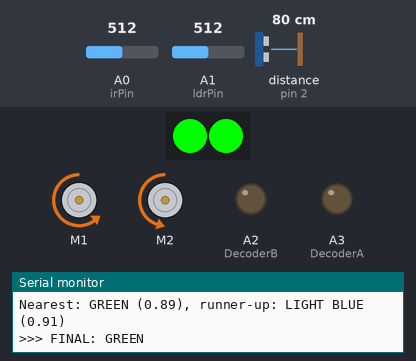
This sketch was run on a simulated Arduino Uno, built with avr-gcc and run on an emulated ATmega328P. On the bench: 2 RGB LEDs in strip order, left to right, 2 × DC motor (green arrow = forward, orange = backward, longer = faster), output pins drawn as LEDs (lit = HIGH), the last lines printed to the serial monitor. Dashed ring = blinking. The inputs (shaded band) are chosen by the test bench; at power-on: distance to the obstacle (sensor on pin 2) 80 cm, A0 (irPin) = 512, A1 (ldrPin) = 512.

Above: at 1.3 s.
1.4 s: distance to the obstacle (sensor on pin 2) set to 10 cm
4.4 s: distance to the obstacle (sensor on pin 2) set to 7 cm
At 5.13 s:
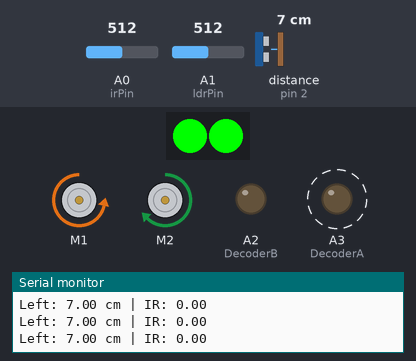
7.4 s: distance to the obstacle (sensor on pin 2) set to 18 cm
At 8.08 s:
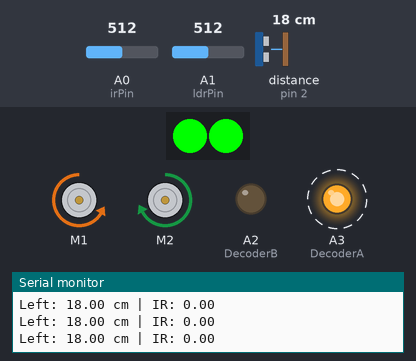
10.4 s: distance to the obstacle (sensor on pin 2) set to 2 cm
At 10.73 s:
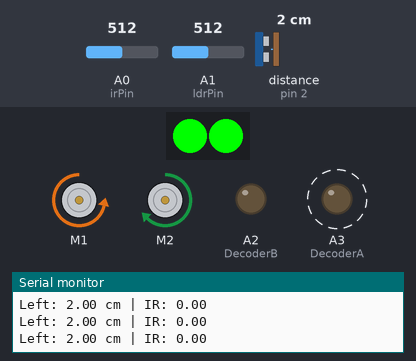
Timing chart, 0 to 14.4 s (numbered marks = the images above; inputs shaded):
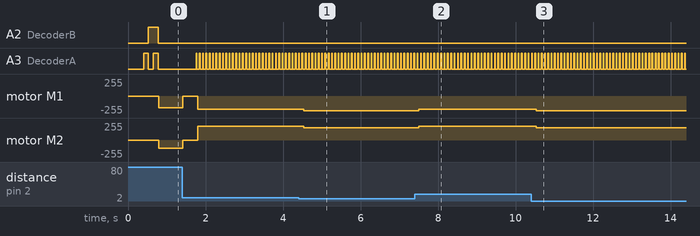

Measured:
- the behaviour switches between 9 and 8 cm on distance to the obstacle (sensor on pin 2) (found by bisection; images 0 and 1)
- after the input at 4.4 s, motor M1: backward 200/255 → backward 220/255 after 0.13 s; motor M2: forward 205/255 → forward 185/255 after 0.13 s
- after the input at 7.4 s, motor M1: backward 220/255 → backward 200/255 after 0.10 s; motor M2: forward 185/255 → forward 205/255 after 0.10 s
- after the input at 10.4 s, motor M1: backward 200/255 → backward 220/255 after 0.14 s; motor M2: forward 205/255 → forward 185/255 after 0.14 s
- by itself, A3 (DecoderA): alternates HIGH for 0.02 s and LOW for 0.06 s

The sketch:

mbot_CAA_4112026.ino
```cpp
// ================== A-MAZE-ING RACE: FINAL ==================
// Colour detection: NORMALISED readings (0 = black paper, 1 = white paper).
// BEFORE UPLOADING:
//   1. Check RAW_REF and BLACK_REF are fresh (from colour_test_avg.ino).
//   2. Paste your teammate's turn timings.
//   3. Choose USE_PID (0 = nudges, 1 = PID).

#define SERIAL_DEBUG          // UNCOMMENT to print colour + wall debug info (Serial Monitor 115200)

#define USE_PID 0            // 0 = nudgeLeft/nudgeRight method, 1 = PID wall following
#define COLOUR_SAMPLES 1        // readings averaged per marker (3 = more stable, ~1 s slower per marker)
#define USE_GREEN_BLUE_SPLIT 0  // 1 = ratio tie-breaker for green vs light blue
#define USE_PINK_WHITE_SPLIT 0  // 1 = ratio tie-breaker for pink vs white

#include <MeMCore.h>

MeDCMotor leftMotor(M1);  // assigning leftMotor to port M1
MeDCMotor rightMotor(M2); // assigning RightMotor to port M2
MeLineFollower lineFinder(PORT_1);
#define motorStopLeft 0
#define motorStopRight 0
#define motorForwardLeft -125
#define motorForwardRight 120
#define motorReverseLeft 125
#define motorReverseRight -120

#define turnLeftTime 620
#define turnRightTime 620
#define gridTime 1000 //time to travel one grid
#define doubleTurnStraight 1215
#define nudgeCorrection 30
#define motorStopTime 300
MeRGBLed led(7, 2);

//ULTRASONIC SENSOR
MeUltrasonicSensor ultrasonic(PORT_2);
#define ultrasonicMin 1   // min valid reading (filters out failed 0 readings)
#define ultrasonicMax 17  // above this = no left wall

#define tooCloseLeft 8.5
#define irTooClose -600

// ================= PID (wall following on the LEFT ultrasonic) =================
#define targetLeft 12.0      // cm from left wall when CENTRED in the lane
#define Kp 15.0
#define Ki 0.0
#define Kd 2.0
#define maxCorrection 80.0
#define maxIntegral 20.0
#define deadband 0.5
#define irCorrection 50

float pidIntegral = 0;
float pidLastError = 0;
unsigned long pidLastTime = 0;
bool pidFirstRun = true;

// ================= BLACK LINE STATE =================
bool markerHandled = false;
bool lineSeen = false;

//LED/LDR/IR
#define DecoderA A3
#define DecoderB A2

#define irPin A0
#define irDelay 5
#define irNumReading 3
#define ledSettleTime 100
#define ldrPin A1

// ================= COLOUR CALIBRATION =================
// Raw {shineRed, shineGreen, shineBlue} readings for each paper (paste lines from colour_test_avg).
// The code normalises these itself using BLACK_REF and the WHITE row below.
const int RAW_REF[6][3] = {
  {551, 866, 514},  // 1 Red
  {738, 748, 610},  // 2 Green
  {657, 883, 527},  // 3 Orange
  {758, 887, 697},  // 4 Pink
  {724, 720, 705},  // 5 Light blue
  {806, 876, 742}  // 6 White
};
const int BLACK_REF[3] = {377, 525, 338};  // black paper (the "0" for normalising)

// Ratio tie-breaker splits (use raw values; calculated automatically from RAW_REF)
const float redOrangeSplit = ((float)RAW_REF[0][0] / RAW_REF[0][1] + (float)RAW_REF[2][0] / RAW_REF[2][1]) / 2;
const float greenBlueSplit = ((float)RAW_REF[1][2] / RAW_REF[1][1] + (float)RAW_REF[4][2] / RAW_REF[4][1]) / 2;
const float pinkWhiteSplit = ((float)RAW_REF[3][0] / RAW_REF[3][1] + (float)RAW_REF[5][0] / RAW_REF[5][1]) / 2;

#ifdef SERIAL_DEBUG
const char* NAMES[7] = {"UNKNOWN", "RED", "GREEN", "ORANGE", "PINK", "LIGHT BLUE", "WHITE"};
#endif

// ---- Decoder ----
void shineIR() {  // IR emitter on, colour LEDs off
  digitalWrite(DecoderA, LOW);
  digitalWrite(DecoderB, LOW);
}
void shineRed() {
  digitalWrite(DecoderA, HIGH);
  digitalWrite(DecoderB, LOW);
}
void shineGreen() {
  digitalWrite(DecoderA, LOW);
  digitalWrite(DecoderB, HIGH);
}
void shineBlue() {
  digitalWrite(DecoderA, HIGH);
  digitalWrite(DecoderB, HIGH);
}

//BUZZER
MeBuzzer buzzer;
#define NOTE_C4   262
#define NOTE_D4   294
#define NOTE_EB4  311
#define NOTE_F4   349
#define NOTE_G4   392
#define NOTE_BB4  466
#define REST        0

#define beatMs 200

const int melody[] = {
  NOTE_G4, NOTE_F4, NOTE_G4, NOTE_BB4, NOTE_F4, NOTE_EB4, NOTE_D4,
  NOTE_F4, NOTE_F4, NOTE_D4, NOTE_C4, NOTE_D4, NOTE_C4, NOTE_BB4,
  NOTE_G4, NOTE_F4, NOTE_G4, NOTE_BB4, NOTE_F4, NOTE_EB4, NOTE_D4, NOTE_F4,
  NOTE_D4, NOTE_C4, NOTE_G4
};

const float beats[] = {
  1, 0.5, 0.5, 1, 0.5, 0.5, 1.5,
  0.5, 0.5, 0.5, 0.5, 0.5, 0.5, 1.5,
  1, 0.5, 0.5, 1, 0.5, 0.5, 1, 0.5,
  0.5, 1, 2
};

const int numNotes = sizeof(melody) / sizeof(melody[0]);

void celebrate() {
  stopMotor();
  delay(200);
  for (int i = 0; i < numNotes; i++) {
    int dur = beats[i] * beatMs;
    if (melody[i] != REST) {
      buzzer.tone(melody[i], dur * 0.9);
    }
    delay(dur);
  }
  buzzer.noTone();
}

// ================= BLACK LINE =================
bool lineSensor() {
  return (lineFinder.readSensors() != S1_OUT_S2_OUT); // either sensor on black
}

// Brake immediately if a black line is seen
void checkLine() {
  if (!markerHandled && lineSensor()) {
    leftMotor.stop();
    rightMotor.stop();
    lineSeen = true;
  }
}

// Like delay(), but keeps checking for the black line and stops early if found
void waitCheckingLine(int ms) {
  unsigned long start = millis();
  while (millis() - start < ms) {
    checkLine();
    if (lineSeen) return;
  }
}

// ================= MOTOR CODE =================
void stopMotor() {
  leftMotor.stop();
  rightMotor.stop();
  delay(motorStopTime);
}

void moveForward() {
  leftMotor.run(motorForwardLeft - 75);
  rightMotor.run(motorForwardRight + 85);
}

void moveForward2Lefts() {
  leftMotor.run(motorForwardLeft);
  rightMotor.run(motorForwardRight);
}

void moveForward2Rights() {
  leftMotor.run(motorForwardLeft);
  rightMotor.run(motorForwardRight + 5);
}

// correction < 0 -> steer RIGHT, correction > 0 -> steer LEFT
void moveForwardCorrected(float correction) {
  int leftSpeed  = motorForwardLeft  + (int)correction - 75;
  int rightSpeed = motorForwardRight + (int)correction + 85;
  leftSpeed  = constrain(leftSpeed,  -255, 0);
  rightSpeed = constrain(rightSpeed,  0, 255);
  leftMotor.run(leftSpeed);
  rightMotor.run(rightSpeed);
}

void turnRight() {
  leftMotor.run(motorForwardLeft - 52);
  rightMotor.run(motorReverseRight);
  delay(turnRightTime);
  stopMotor();
}

void turnLeft() {
  leftMotor.run(motorReverseLeft);
  rightMotor.run(motorForwardRight + 50);
  delay(turnLeftTime);
  stopMotor();
}

void turnRightV2() {
  leftMotor.run(motorForwardLeft -52);
  rightMotor.run(motorReverseRight + 25);
  delay(turnRightTime);
  stopMotor();
}

void uTurn() {
  // Slight reverse
  leftMotor.run(motorReverseLeft);
  rightMotor.run(motorForwardRight + 50);
  delay(doubleTurnStraight);
  stopMotor();
}

void doubleLeftTurn() {
  turnLeft();
  moveForward2Lefts();
  delay(gridTime + 700);
  stopMotor();
  turnLeft();
}

void doubleRightTurn() {
  turnRight();
  moveForward2Rights();
  delay(gridTime + 450);
  stopMotor();
  turnRightV2();
}


// ================= COLOUR DETECTION (NORMALISED) =================
long colourReading() {
  delay(ledSettleTime);
  long total = 0;
  for (int i = 0; i < 5; i++) {
    total += analogRead(ldrPin);
    delay(5);
  }
  return total / 5;
}

// 0 = black paper, 1 = white paper. Not clamped, so drift shows up as <0 or >1.
float normaliseReading(float reading, int blackReading, int whiteReading) {
  if (blackReading == whiteReading) return 0;
  return (reading - blackReading) / (whiteReading - blackReading);
}

// Returns 1=red 2=green 3=orange 4=pink 5=light blue 6=white
int detectColour() {
  long sum[3] = {0, 0, 0};
  for (int n = 0; n < COLOUR_SAMPLES; n++) {
    shineRed();   sum[0] += colourReading();
    shineGreen(); sum[1] += colourReading();
    shineBlue();  sum[2] += colourReading();
  }
  shineIR();

  float raw[3], norm[3];
  for (int k = 0; k < 3; k++) {
    raw[k]  = (float)sum[k] / COLOUR_SAMPLES;
    norm[k] = normaliseReading(raw[k], BLACK_REF[k], RAW_REF[5][k]);
  }

#ifdef SERIAL_DEBUG
  Serial.println("========== MARKER ==========");
  Serial.print("RAW  {"); Serial.print(raw[0], 0); Serial.print(", ");
  Serial.print(raw[1], 0); Serial.print(", "); Serial.print(raw[2], 0); Serial.println("}");
  Serial.print("NORM {"); Serial.print(norm[0], 2); Serial.print(", ");
  Serial.print(norm[1], 2); Serial.print(", "); Serial.print(norm[2], 2); Serial.println("}");
  Serial.print("DIST ");
#endif

  // Nearest reference colour, compared in normalised space
  int best = 1, second = 1;
  float bestDist = 100000, secondDist = 100000;
  for (int c = 0; c < 6; c++) {
    float dr = norm[0] - normaliseReading(RAW_REF[c][0], BLACK_REF[0], RAW_REF[5][0]);
    float dg = norm[1] - normaliseReading(RAW_REF[c][1], BLACK_REF[1], RAW_REF[5][1]);
    float db = norm[2] - normaliseReading(RAW_REF[c][2], BLACK_REF[2], RAW_REF[5][2]);
    float dist = sqrt(dr * dr + dg * dg + db * db);

#ifdef SERIAL_DEBUG
    Serial.print(NAMES[c + 1]); Serial.print(":"); Serial.print(dist, 2); Serial.print("  ");
#endif
    if (dist < bestDist) {
      second = best; secondDist = bestDist;
      best = c + 1;  bestDist = dist;
    } else if (dist < secondDist) {
      second = c + 1; secondDist = dist;
    }
  }

#ifdef SERIAL_DEBUG
  Serial.println();
  Serial.print("Nearest: "); Serial.print(NAMES[best]);
  Serial.print(" ("); Serial.print(bestDist, 2); Serial.print("), runner-up: ");
  Serial.print(NAMES[second]); Serial.print(" ("); Serial.print(secondDist, 2); Serial.println(")");
  int nearest = best;
#endif

  // Ratio tie-breakers (raw ratios cancel out overall brightness changes)
  if (best == 1 || best == 3) {
    best = (raw[0] / raw[1] < redOrangeSplit) ? 1 : 3;   // below split = red
#ifdef SERIAL_DEBUG
    Serial.print("Red/orange ratio: "); Serial.print(raw[0] / raw[1], 3);
    Serial.print("  split: "); Serial.println(redOrangeSplit, 3);
#endif
  }
#if USE_GREEN_BLUE_SPLIT
  if (best == 2 || best == 5) {
    best = (raw[2] / raw[1] < greenBlueSplit) ? 2 : 5;   // below split = green
#ifdef SERIAL_DEBUG
    Serial.print("Green/blue ratio: "); Serial.print(raw[2] / raw[1], 3);
    Serial.print("  split: "); Serial.println(greenBlueSplit, 3);
#endif
  }
#endif
#if USE_PINK_WHITE_SPLIT
  if (best == 4 || best == 6) {
    best = (raw[0] / raw[1] < pinkWhiteSplit) ? 4 : 6;   // below split = pink
#ifdef SERIAL_DEBUG
    Serial.print("Pink/white ratio: "); Serial.print(raw[0] / raw[1], 3);
    Serial.print("  split: "); Serial.println(pinkWhiteSplit, 3);
#endif
  }
#endif

#ifdef SERIAL_DEBUG
  if (best != nearest) {
    Serial.print("Tie-breaker changed "); Serial.print(NAMES[nearest]);
    Serial.print(" -> "); Serial.println(NAMES[best]);
  }
  Serial.print(">>> FINAL: "); Serial.println(NAMES[best]);
#endif

  return best;
}

void showColour(int colour) {
  if (colour == 1)      led.setColor(0, 255, 0, 0);       // Red
  else if (colour == 2) led.setColor(0, 0, 255, 0);       // Green
  else if (colour == 3) led.setColor(0, 255, 100, 0);     // Orange
  else if (colour == 4) led.setColor(0, 255, 60, 150);    // Pink
  else if (colour == 5) led.setColor(0, 100, 200, 255);   // Light blue
  else if (colour == 6) led.setColor(0, 255, 255, 255);   // White
  else                  led.setColor(0, 0, 0, 0);
  led.show();
}

void instructions(int colour) {
  showColour(colour);

  if (colour == 1)      turnLeft();         // red
  else if (colour == 2) turnRight();        // green
  else if (colour == 3) uTurn();            // orange
  else if (colour == 4) doubleLeftTurn();   // pink
  else if (colour == 5) doubleRightTurn();  // light blue
  else if (colour == 6) {                   // white = end
    stopMotor();
    celebrate();
    while (true) {}
  }
}

// ================= WALL SENSORS =================
float rightDistance() { // IR: (IR on) - (ambient). More negative = closer
  int ambientReading = 0;
  int reading = 0;
  shineRed(); // IR emitter off
  delay(irDelay);
  for (int i = 0; i < irNumReading; i++) {
    ambientReading += analogRead(irPin);
    delay(irDelay);
  }
  ambientReading /= irNumReading;
  checkLine();
  shineIR();
  delay(irDelay);
  for (int i = 0; i < irNumReading; i++) {
    reading += analogRead(irPin);
    delay(irDelay);
  }
  reading /= irNumReading;
  return reading - ambientReading;
}

float leftDistance() { // ultrasonic, median of 3
  float a = ultrasonic.distanceCm();
  checkLine();
  delay(20);
  float b = ultrasonic.distanceCm();
  checkLine();
  delay(20);
  float c = ultrasonic.distanceCm();
  checkLine();

  if ((a >= b && a <= c) || (a <= b && a >= c)) return a;
  if ((b >= a && b <= c) || (b <= a && b >= c)) return b;
  return c;
}

// ================= PID =================
void resetPID() {
  pidIntegral = 0;
  pidLastError = 0;
  pidFirstRun = true;
}

float computePID(float left) {
  unsigned long now = millis();
  float dt = (now - pidLastTime) / 1000.0;
  pidLastTime = now;

  float error = left - targetLeft;
  if (abs(error) < deadband) error = 0;

  if (pidFirstRun || dt <= 0 || dt > 0.5) {
    pidFirstRun = false;
    pidLastError = error;
    return constrain(Kp * error, -maxCorrection, maxCorrection);
  }

  pidIntegral += error * dt;
  pidIntegral = constrain(pidIntegral, -maxIntegral, maxIntegral);

  float derivative = (error - pidLastError) / dt;
  pidLastError = error;

  float correction = Kp * error + Ki * pidIntegral + Kd * derivative;
  return constrain(correction, -maxCorrection, maxCorrection);
}

// ================= SETUP & LOOP =================
void setup() {
#ifdef SERIAL_DEBUG
  Serial.begin(115200);
  Serial.println("Debug on.");
#endif
  pinMode(DecoderA, OUTPUT);
  pinMode(DecoderB, OUTPUT);
  pinMode(irPin, INPUT);
  digitalWrite(DecoderA, 0);
  digitalWrite(DecoderB, 0);
  led.setColor(0, 0, 0, 0);
  led.show();
  pidLastTime = millis();
}

void loop() {
  // ---------- 1. Black line / colour marker ----------
  checkLine();
  if (lineSeen) {
    stopMotor();
    delay(100);
    instructions(detectColour());
    markerHandled = true;
    lineSeen = false;
    resetPID();
    return;
  }
  if (markerHandled && !lineSensor()) {
    markerHandled = false;
  }

  // ---------- 2. Read walls ----------
  float left  = leftDistance();
  float right = rightDistance();
  if (lineSeen) return;

#ifdef SERIAL_DEBUG
  Serial.print("Left: ");  Serial.print(left);
  Serial.print(" cm | IR: "); Serial.println(right);
#endif

  // ---------- 3. Steer ----------
#if USE_PID
  bool leftWallSeen = (left >= ultrasonicMin && left <= ultrasonicMax);

  if (leftWallSeen) {
    moveForwardCorrected(computePID(left));
  } else if (right < irTooClose) {
    resetPID();
    moveForwardCorrected(irCorrection);
  } else {
    resetPID();
    moveForward();
  }
#else
  if (left >= ultrasonicMin && left < tooCloseLeft) {
    moveForwardCorrected(-nudgeCorrection + 10);   // too close to left: gently steer right
  } else if (right < irTooClose) {
    moveForwardCorrected(nudgeCorrection);    // too close to right: gently steer left
  } else {
    moveForward();                            // clear of both walls: straight
  }
#endif
}
```
